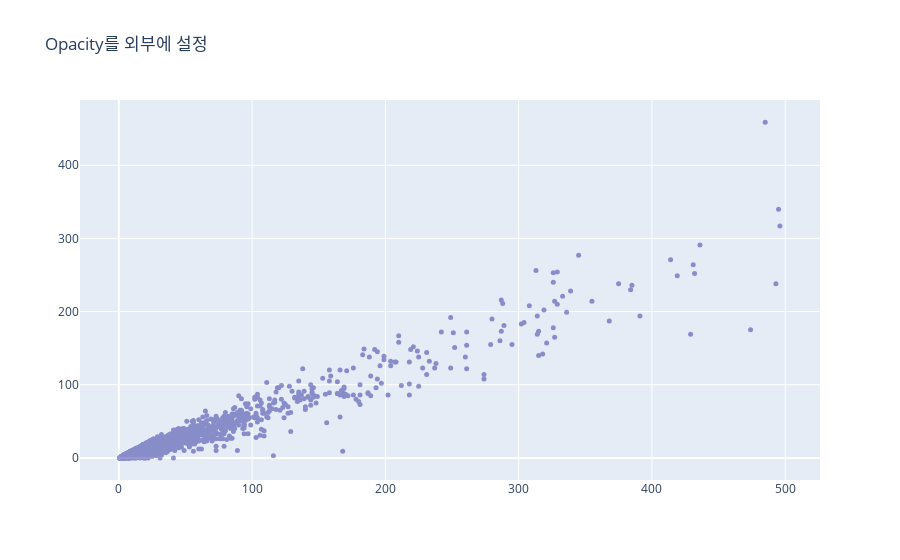
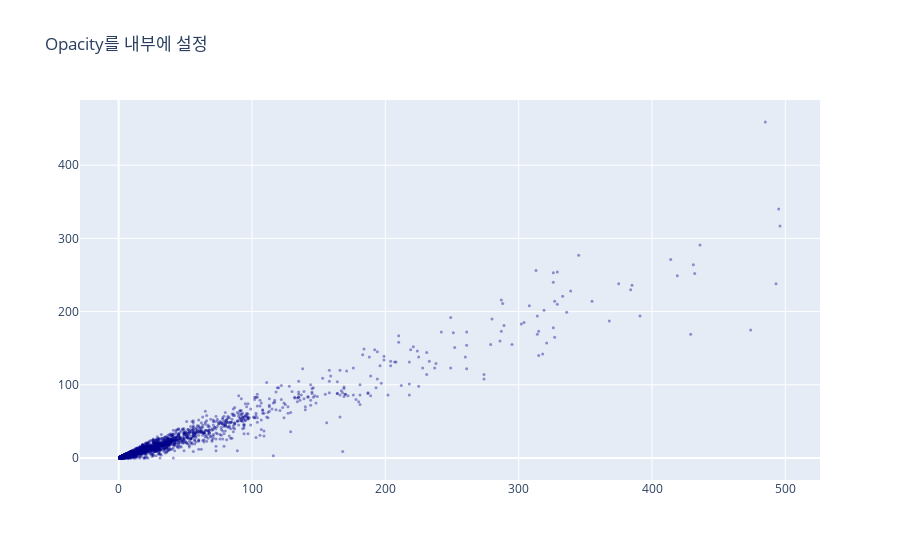

The notebook cell these images were saved under, in order:
### Markdown cell above
# Opacity (투명도)

### Code cell
fig = go.Figure()

fig.add_trace(
    go.Scatter(
        {
            'mode':'markers',
            'x':df_취업률_500['졸업자수'],'y':df_취업률_500['취업자수'],
            'marker':{'size':5,'color':'darkblue'},
            'opacity':0.4
        }
    )
)
fig.update_layout(title = {'text':'Opacity를 외부에 설정'})
fig.show()

fig = go.Figure()
fig.add_trace(
    go.Scatter(
        {   
            'mode':'markers',
            'x':df_취업률_500['졸업자수'],'y':df_취업률_500['취업자수'],
            'marker':{'size':3,'color':'darkblue','opacity':0.4}
        }
    )
)
fig.update_layout(title = {'text':'Opacity를 내부에 설정'})
fig.show()

### Figure 1 — Plotly figure (JSON) as saved in the notebook; plotly's stock layout.template omitted (floating-point values rounded to 4 significant figures; data arrays with more than 128 entries replaced by an {"elided": "..."} marker saying what was removed)
{"data": [{"marker": {"color": "darkblue", "size": 5}, "mode": "markers", "opacity": 0.4, "type": "scatter", "x": {"elided": "2313 int values"}, "y": {"elided": "2313 int values"}}], "layout": {"title": {"text": "Opacity를 외부에 설정"}}}

### Figure 2 — Plotly figure (JSON) as saved in the notebook; plotly's stock layout.template omitted (floating-point values rounded to 4 significant figures; data arrays with more than 128 entries replaced by an {"elided": "..."} marker saying what was removed)
{"data": [{"marker": {"color": "darkblue", "opacity": 0.4, "size": 3}, "mode": "markers", "type": "scatter", "x": {"elided": "2313 int values"}, "y": {"elided": "2313 int values"}}], "layout": {"title": {"text": "Opacity를 내부에 설정"}}}
